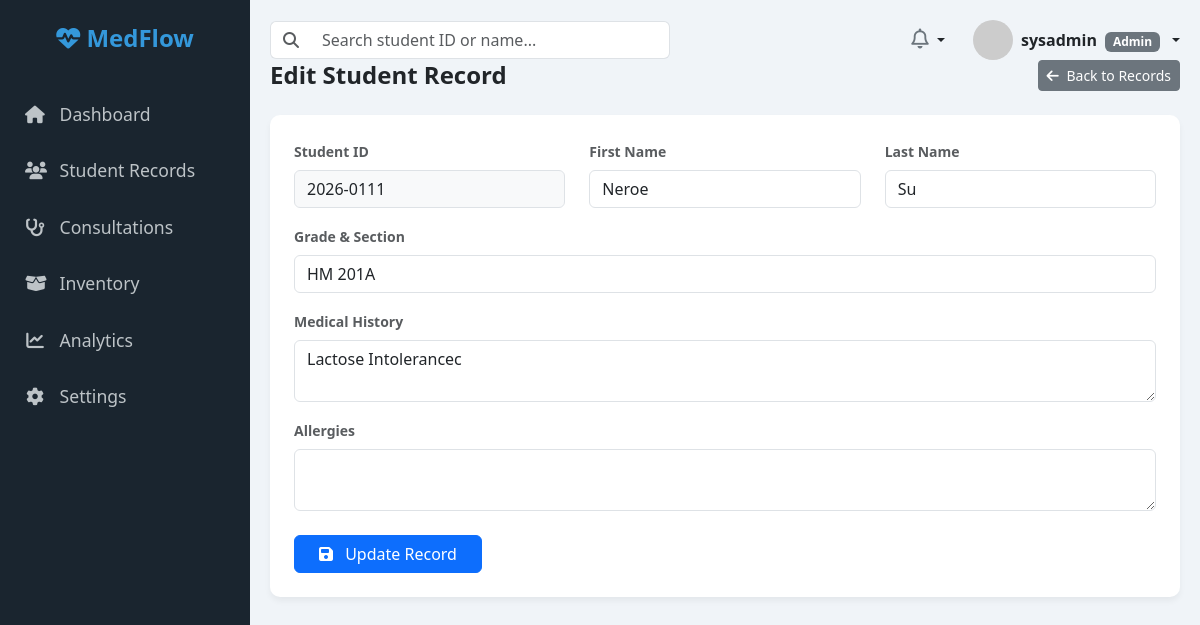
The app's page /modules/records/edit.php?id=2026-0111 (signed in) with its own data.
### tables this page shows
CREATE TABLE IF NOT EXISTS `students` (
  `student_id` varchar(50) NOT NULL,
  `first_name` varchar(50) DEFAULT NULL,
  `last_name` varchar(50) DEFAULT NULL,
  `grade_section` varchar(50) DEFAULT NULL,
  `medical_history` text,
  `allergies` text,
  `created_at` timestamp NULL DEFAULT CURRENT_TIMESTAMP,
  PRIMARY KEY (`student_id`)
);

### modules/records/edit.php (the view, shortened to what this page needs)
<?php
require_once '../../includes/db_connect.php';
$student_id = $_GET['id'] ?? '';
try {
    $stmt = $pdo->prepare("SELECT * FROM students WHERE student_id = ?");
    $stmt->execute([$student_id]);
    $student = $stmt->fetch(PDO::FETCH_ASSOC);
} catch (PDOException $e) {
    header("Location: index.php?error=Database error");
    exit();
}
?>
<!DOCTYPE html>
<html lang="en">
<head>
    <link href="https://cdn.jsdelivr.net/npm/bootstrap@5.3.0/dist/css/bootstrap.min.css" rel="stylesheet">
    <link rel="stylesheet" href="https://cdnjs.cloudflare.com/ajax/libs/font-awesome/6.4.0/css/all.min.css">
</head>
<body>
    <?php include '../../includes/sidebar.php'; ?>
    <div class="main-content">
        <?php include '../../includes/topbar.php'; ?>
        <div class="d-flex justify-content-between align-items-center mb-4">
            <h4 class="fw-bold mb-0">Edit Student Record</h4>
            <a href="index.php" class="btn btn-secondary btn-sm">
                <i class="fa-solid fa-arrow-left me-1"></i> Back to Records
            </a>
        </div>
        <div class="card p-4">
            <form action="edit.php?id=<?php echo urlencode($student_id); ?>" method="POST">
                <div class="row mb-3">
                    <div class="col-md-4">
                        <label class="form-label text-muted small fw-semibold">Student ID</label>
                        <input type="text" class="form-control bg-light" value="<?php echo htmlspecialchars($student['student_id']); ?>" readonly>
                    </div>
                    <div class="col-md-4">
                        <label class="form-label text-muted small fw-semibold">First Name</label>
                        <input type="text" name="first_name" class="form-control" value="<?php echo htmlspecialchars($student['first_name']); ?>" required>
                    </div>
                    <div class="col-md-4">
                        <label class="form-label text-muted small fw-semibold">Last Name</label>
                        <input type="text" name="last_name" class="form-control" value="<?php echo htmlspecialchars($student['last_name']); ?>" required>
                    </div>
                </div>
                <div class="mb-3">
                    <label class="form-label text-muted small fw-semibold">Grade & Section</label>
                    <input type="text" name="grade_section" class="form-control" value="<?php echo htmlspecialchars($student['grade_section']); ?>" required>
                </div>
                <div class="mb-3">
                    <label class="form-label text-muted small fw-semibold">Medical History</label>
                    <textarea name="medical_history" class="form-control" rows="2"><?php echo htmlspecialchars($student['medical_history'] ?? ''); ?></textarea>
                </div>
                <div class="mb-4">
                    <label class="form-label text-muted small fw-semibold">Allergies</label>
                    <textarea name="allergies" class="form-control" rows="2"><?php echo htmlspecialchars($student['allergies'] ?? ''); ?></textarea>
                </div>
                <button type="submit" class="btn btn-primary px-4">
                    <i class="fa-solid fa-floppy-disk me-2"></i> Update Record
                </button>
            </form>
        </div>
    </div>
</body>
</html>

### modules/records/edit.php (style rules this page uses)
body { background-color: #f0f4f8; font-family: 'Segoe UI', Tahoma, Geneva, Verdana, sans-serif; overflow-x: hidden; }
.main-content { margin-left: 250px; padding: 20px; width: calc(100% - 250px); }
.card { border: none; border-radius: 10px; box-shadow: 0 4px 6px rgba(0,0,0,0.05); }

### records on screen
students: student_id "2026-0111", first_name "Neroe", last_name "Su", grade_section "HM 201A", medical_history "Lactose Intolerancec"

### other values on screen
$_SESSION['username'] "sysadmin"
$_SESSION['role'] "Admin"
